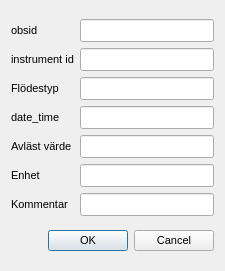
<?xml version="1.0" encoding="UTF-8"?>
<ui version="4.0">
 <class>Dialog</class>
 <widget class="QDialog" name="Dialog">
  <property name="geometry">
   <rect>
    <x>0</x>
    <y>0</y>
    <width>225</width>
    <height>271</height>
   </rect>
  </property>
  <property name="windowTitle">
   <string>Dialog</string>
  </property>
  <layout class="QGridLayout" name="gridLayout_2">
   <item row="0" column="0">
    <layout class="QGridLayout" name="gridLayout">
     <item row="0" column="0">
      <widget class="QLabel" name="label">
       <property name="sizePolicy">
        <sizepolicy hsizetype="Preferred" vsizetype="Fixed">
         <horstretch>0</horstretch>
         <verstretch>0</verstretch>
        </sizepolicy>
       </property>
       <property name="minimumSize">
        <size>
         <width>0</width>
         <height>18</height>
        </size>
       </property>
       <property name="maximumSize">
        <size>
         <width>120</width>
         <height>40</height>
        </size>
       </property>
       <property name="font">
        <font>
         <family>Arial</family>
         <pointsize>8</pointsize>
         <weight>50</weight>
         <bold>false</bold>
        </font>
       </property>
       <property name="text">
        <string>obsid</string>
       </property>
       <property name="alignment">
        <set>Qt::AlignLeading|Qt::AlignLeft|Qt::AlignVCenter</set>
       </property>
      </widget>
     </item>
     <item row="0" column="1">
      <widget class="QLineEdit" name="obsid">
       <property name="sizePolicy">
        <sizepolicy hsizetype="Expanding" vsizetype="Fixed">
         <horstretch>0</horstretch>
         <verstretch>0</verstretch>
        </sizepolicy>
       </property>
       <property name="minimumSize">
        <size>
         <width>0</width>
         <height>0</height>
        </size>
       </property>
       <property name="maximumSize">
        <size>
         <width>16777215</width>
         <height>16777215</height>
        </size>
       </property>
       <property name="font">
        <font>
         <family>Arial</family>
         <pointsize>10</pointsize>
         <weight>50</weight>
         <bold>false</bold>
        </font>
       </property>
       <property name="toolTip">
        <string>måste finnas i obs_points.obsid</string>
       </property>
      </widget>
     </item>
     <item row="1" column="0">
      <widget class="QLabel" name="label_5">
       <property name="sizePolicy">
        <sizepolicy hsizetype="Preferred" vsizetype="Fixed">
         <horstretch>0</horstretch>
         <verstretch>0</verstretch>
        </sizepolicy>
       </property>
       <property name="minimumSize">
        <size>
         <width>0</width>
         <height>18</height>
        </size>
       </property>
       <property name="maximumSize">
        <size>
         <width>120</width>
         <height>40</height>
        </size>
       </property>
       <property name="font">
        <font>
         <family>Arial</family>
         <pointsize>8</pointsize>
         <weight>50</weight>
         <bold>false</bold>
        </font>
       </property>
       <property name="text">
        <string>instrument id</string>
       </property>
       <property name="alignment">
        <set>Qt::AlignLeading|Qt::AlignLeft|Qt::AlignVCenter</set>
       </property>
      </widget>
     </item>
     <item row="1" column="1">
      <widget class="QLineEdit" name="instrumentid">
       <property name="sizePolicy">
        <sizepolicy hsizetype="Expanding" vsizetype="Fixed">
         <horstretch>0</horstretch>
         <verstretch>0</verstretch>
        </sizepolicy>
       </property>
       <property name="minimumSize">
        <size>
         <width>0</width>
         <height>0</height>
        </size>
       </property>
       <property name="maximumSize">
        <size>
         <width>16777215</width>
         <height>16777215</height>
        </size>
       </property>
       <property name="font">
        <font>
         <family>Arial</family>
         <pointsize>10</pointsize>
         <weight>50</weight>
         <bold>false</bold>
        </font>
       </property>
       <property name="toolTip">
        <string>Unik beteckning för flödesmätaren</string>
       </property>
      </widget>
     </item>
     <item row="2" column="0">
      <widget class="QLabel" name="label_7">
       <property name="sizePolicy">
        <sizepolicy hsizetype="Preferred" vsizetype="Fixed">
         <horstretch>0</horstretch>
         <verstretch>0</verstretch>
        </sizepolicy>
       </property>
       <property name="minimumSize">
        <size>
         <width>0</width>
         <height>18</height>
        </size>
       </property>
       <property name="maximumSize">
        <size>
         <width>120</width>
         <height>40</height>
        </size>
       </property>
       <property name="font">
        <font>
         <family>Arial</family>
         <pointsize>8</pointsize>
         <weight>50</weight>
         <bold>false</bold>
        </font>
       </property>
       <property name="text">
        <string>Flödestyp</string>
       </property>
       <property name="alignment">
        <set>Qt::AlignLeading|Qt::AlignLeft|Qt::AlignVCenter</set>
       </property>
      </widget>
     </item>
     <item row="2" column="1">
      <widget class="QLineEdit" name="flowtype">
       <property name="sizePolicy">
        <sizepolicy hsizetype="Expanding" vsizetype="Fixed">
         <horstretch>0</horstretch>
         <verstretch>0</verstretch>
        </sizepolicy>
       </property>
       <property name="minimumSize">
        <size>
         <width>0</width>
         <height>0</height>
        </size>
       </property>
       <property name="maximumSize">
        <size>
         <width>16777215</width>
         <height>16777215</height>
        </size>
       </property>
       <property name="font">
        <font>
         <family>Arial</family>
         <pointsize>10</pointsize>
         <weight>50</weight>
         <bold>false</bold>
        </font>
       </property>
       <property name="toolTip">
        <string>Måste vara ngt av alternativen i tabellen zz_flowtype.
Normalt sett någon av följande:
Accvol=Ackumulerad volym
Aveflow=Medelflöde sedan senaste avläsning
Momflow=Momentanflöde vid avläsningstillfället</string>
       </property>
      </widget>
     </item>
     <item row="3" column="0">
      <widget class="QLabel" name="label_2">
       <property name="sizePolicy">
        <sizepolicy hsizetype="Preferred" vsizetype="Fixed">
         <horstretch>0</horstretch>
         <verstretch>0</verstretch>
        </sizepolicy>
       </property>
       <property name="minimumSize">
        <size>
         <width>0</width>
         <height>18</height>
        </size>
       </property>
       <property name="maximumSize">
        <size>
         <width>120</width>
         <height>40</height>
        </size>
       </property>
       <property name="font">
        <font>
         <family>Arial</family>
         <pointsize>8</pointsize>
         <weight>50</weight>
         <bold>false</bold>
        </font>
       </property>
       <property name="text">
        <string>date_time</string>
       </property>
       <property name="alignment">
        <set>Qt::AlignLeading|Qt::AlignLeft|Qt::AlignVCenter</set>
       </property>
      </widget>
     </item>
     <item row="3" column="1">
      <widget class="QLineEdit" name="date_time">
       <property name="sizePolicy">
        <sizepolicy hsizetype="Expanding" vsizetype="Fixed">
         <horstretch>0</horstretch>
         <verstretch>0</verstretch>
        </sizepolicy>
       </property>
       <property name="minimumSize">
        <size>
         <width>0</width>
         <height>0</height>
        </size>
       </property>
       <property name="maximumSize">
        <size>
         <width>16777215</width>
         <height>16777215</height>
        </size>
       </property>
       <property name="font">
        <font>
         <family>Arial</family>
         <pointsize>10</pointsize>
         <weight>50</weight>
         <bold>false</bold>
        </font>
       </property>
       <property name="toolTip">
        <string>åååå-mm-dd hh:mm(:ss)</string>
       </property>
      </widget>
     </item>
     <item row="4" column="0">
      <widget class="QLabel" name="label_9">
       <property name="sizePolicy">
        <sizepolicy hsizetype="Preferred" vsizetype="Fixed">
         <horstretch>0</horstretch>
         <verstretch>0</verstretch>
        </sizepolicy>
       </property>
       <property name="minimumSize">
        <size>
         <width>0</width>
         <height>18</height>
        </size>
       </property>
       <property name="maximumSize">
        <size>
         <width>120</width>
         <height>40</height>
        </size>
       </property>
       <property name="font">
        <font>
         <family>Arial</family>
         <pointsize>8</pointsize>
         <weight>50</weight>
         <bold>false</bold>
        </font>
       </property>
       <property name="text">
        <string>Avläst värde</string>
       </property>
       <property name="alignment">
        <set>Qt::AlignLeading|Qt::AlignLeft|Qt::AlignVCenter</set>
       </property>
      </widget>
     </item>
     <item row="4" column="1">
      <widget class="QLineEdit" name="reading">
       <property name="sizePolicy">
        <sizepolicy hsizetype="Expanding" vsizetype="Fixed">
         <horstretch>0</horstretch>
         <verstretch>0</verstretch>
        </sizepolicy>
       </property>
       <property name="minimumSize">
        <size>
         <width>0</width>
         <height>0</height>
        </size>
       </property>
       <property name="maximumSize">
        <size>
         <width>16777215</width>
         <height>16777215</height>
        </size>
       </property>
       <property name="font">
        <font>
         <family>Arial</family>
         <pointsize>10</pointsize>
         <weight>50</weight>
         <bold>false</bold>
        </font>
       </property>
       <property name="toolTip">
        <string>Värdet på Momflow, Accvol eller Aveflow</string>
       </property>
      </widget>
     </item>
     <item row="5" column="0">
      <widget class="QLabel" name="label_14">
       <property name="sizePolicy">
        <sizepolicy hsizetype="Preferred" vsizetype="Fixed">
         <horstretch>0</horstretch>
         <verstretch>0</verstretch>
        </sizepolicy>
       </property>
       <property name="minimumSize">
        <size>
         <width>0</width>
         <height>18</height>
        </size>
       </property>
       <property name="maximumSize">
        <size>
         <width>120</width>
         <height>40</height>
        </size>
       </property>
       <property name="font">
        <font>
         <family>Arial</family>
         <pointsize>8</pointsize>
         <weight>50</weight>
         <bold>false</bold>
        </font>
       </property>
       <property name="text">
        <string>Enhet</string>
       </property>
       <property name="alignment">
        <set>Qt::AlignLeading|Qt::AlignLeft|Qt::AlignVCenter</set>
       </property>
      </widget>
     </item>
     <item row="5" column="1">
      <widget class="QLineEdit" name="unit">
       <property name="sizePolicy">
        <sizepolicy hsizetype="Expanding" vsizetype="Fixed">
         <horstretch>0</horstretch>
         <verstretch>0</verstretch>
        </sizepolicy>
       </property>
       <property name="minimumSize">
        <size>
         <width>0</width>
         <height>0</height>
        </size>
       </property>
       <property name="maximumSize">
        <size>
         <width>16777215</width>
         <height>16777215</height>
        </size>
       </property>
       <property name="font">
        <font>
         <family>Arial</family>
         <pointsize>10</pointsize>
         <weight>50</weight>
         <bold>false</bold>
        </font>
       </property>
       <property name="text">
        <string/>
       </property>
      </widget>
     </item>
     <item row="6" column="0">
      <widget class="QLabel" name="label_11">
       <property name="sizePolicy">
        <sizepolicy hsizetype="Preferred" vsizetype="Fixed">
         <horstretch>0</horstretch>
         <verstretch>0</verstretch>
        </sizepolicy>
       </property>
       <property name="minimumSize">
        <size>
         <width>0</width>
         <height>18</height>
        </size>
       </property>
       <property name="maximumSize">
        <size>
         <width>120</width>
         <height>40</height>
        </size>
       </property>
       <property name="font">
        <font>
         <family>Arial</family>
         <pointsize>8</pointsize>
         <weight>50</weight>
         <bold>false</bold>
        </font>
       </property>
       <property name="text">
        <string>Kommentar</string>
       </property>
       <property name="alignment">
        <set>Qt::AlignLeading|Qt::AlignLeft|Qt::AlignVCenter</set>
       </property>
      </widget>
     </item>
     <item row="6" column="1">
      <widget class="QLineEdit" name="comment">
       <property name="sizePolicy">
        <sizepolicy hsizetype="Expanding" vsizetype="Fixed">
         <horstretch>0</horstretch>
         <verstretch>0</verstretch>
        </sizepolicy>
       </property>
       <property name="minimumSize">
        <size>
         <width>0</width>
         <height>0</height>
        </size>
       </property>
       <property name="maximumSize">
        <size>
         <width>16777215</width>
         <height>16777215</height>
        </size>
       </property>
       <property name="font">
        <font>
         <family>Arial</family>
         <pointsize>10</pointsize>
         <weight>50</weight>
         <bold>false</bold>
        </font>
       </property>
       <property name="toolTip">
        <string>Ytterligare information</string>
       </property>
      </widget>
     </item>
    </layout>
   </item>
   <item row="1" column="0">
    <widget class="QDialogButtonBox" name="buttonBox">
     <property name="font">
      <font>
       <pointsize>8</pointsize>
       <weight>50</weight>
       <bold>false</bold>
      </font>
     </property>
     <property name="orientation">
      <enum>Qt::Horizontal</enum>
     </property>
     <property name="standardButtons">
      <set>QDialogButtonBox::Cancel|QDialogButtonBox::Ok</set>
     </property>
    </widget>
   </item>
  </layout>
 </widget>
 <resources/>
 <connections>
  <connection>
   <sender>buttonBox</sender>
   <signal>accepted()</signal>
   <receiver>Dialog</receiver>
   <slot>accept()</slot>
   <hints>
    <hint type="sourcelabel">
     <x>248</x>
     <y>254</y>
    </hint>
    <hint type="destinationlabel">
     <x>157</x>
     <y>274</y>
    </hint>
   </hints>
  </connection>
  <connection>
   <sender>buttonBox</sender>
   <signal>rejected()</signal>
   <receiver>Dialog</receiver>
   <slot>reject()</slot>
   <hints>
    <hint type="sourcelabel">
     <x>316</x>
     <y>260</y>
    </hint>
    <hint type="destinationlabel">
     <x>286</x>
     <y>274</y>
    </hint>
   </hints>
  </connection>
 </connections>
</ui>
